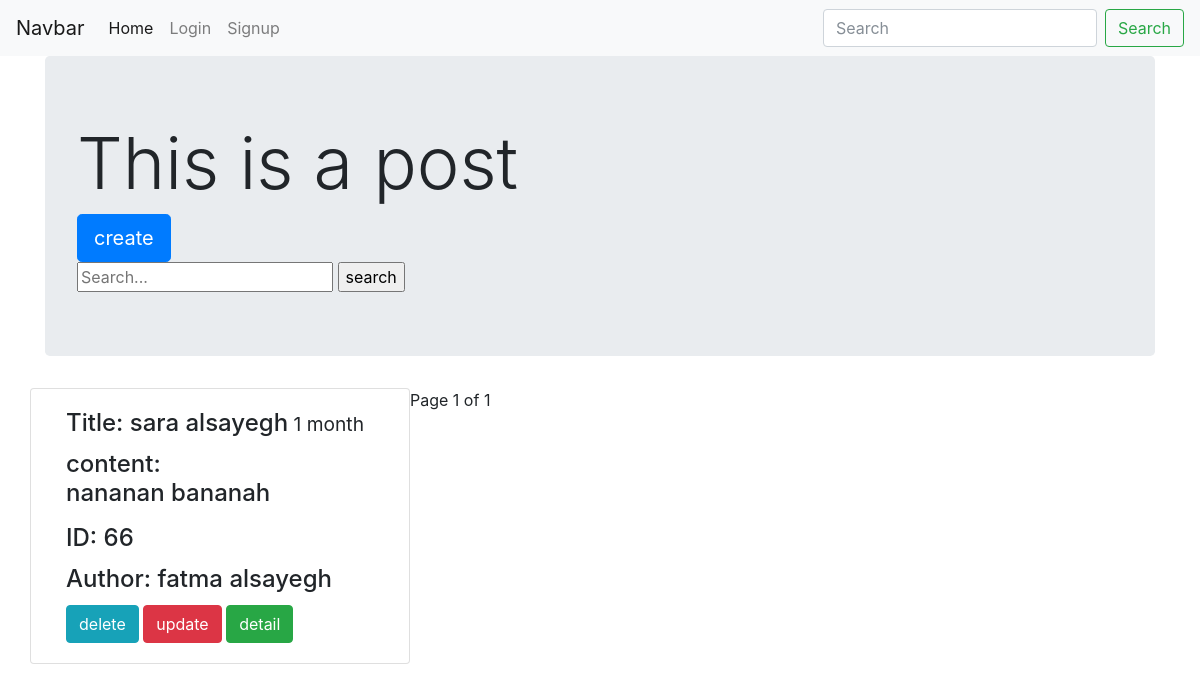
Before: /home/list/ with the older database file.
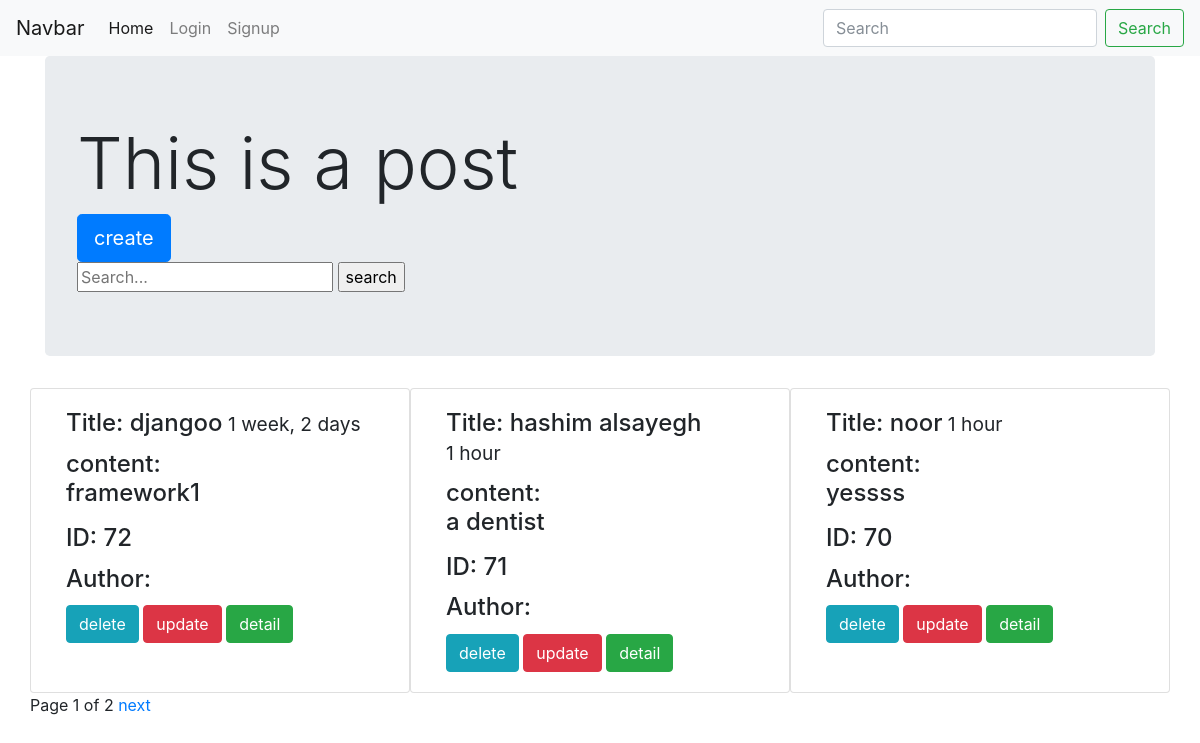
After: the same page with the newer database file.
### posta/models.py (models this page shows, shortened)
class Fatmaa(models.Model):
	title = models.CharField(max_length=122)
	author= models.ForeignKey(User, default=1)
	slug= models.SlugField(unique=True)
	content = models.TextField()
	updated = models.DateTimeField(auto_now=True)
	timestamp =models.DateTimeField(auto_now_add=True)
	img= models.ImageField(null=True, blank=True , upload_to="post_images")
	draft = models.BooleanField(default=False)
	publish_date= models.DateField()
	class Meta:
		ordering = ['title']

### posta/views.py (the view, shortened to what this page needs)
def post_list(request):
	today = timezone.now().date() #a function to display time
	if request.user.is_staff:#checks if the current user is from the stuff
		objects=Fatmaa.objects.all() #retrieve or show all the model Fatmaa objects including the draft and not published posts to the stuff user
	else:
		objects= Fatmaa.objects.filter(draft=False, publish_date__lte=today) #show only the posts with no draft or the publish posts to the normal user
	query= request.GET.get('q') #get whatever inside the GET request (q)
	paginator = Paginator(objects, 3) #Show 3 objects per page
	number = request.GET.get('page') #get the number of the page the object is located in #get whatever inside the GET request (page) #note: page is a number
	try:
		objects = paginator.page(number) #show the specific object and its specific page number
	except PageNotAnInteger:
		objects = paginator.page(1)
	except EmptyPage:
		objects = paginator.page(paginator.num_pages)
	context ={"post_items": objects, "today": today}
	return render(request, "list.html", context)

### posta/templates/list.html (shortened to what this page needs)
{% extends "base.html" %}
{% block content%}
<div class="jumbotron">
  <h1 class="display-3">This is a post</h1>
  <a class="btn btn-primary btn-lg" href="{% url 'home:create' %}" role="button">create</a>
  <form action="{%url 'home:list'%}" method ="GET">
	<input type="text" name="q" placeholder="Search..." value="{{request.GET.q}}" >
	<input type="submit" value="search">
  </form>
</div>
<div class="row">
	{% for item in post_items %}
		<div class="card col-xs-12 col-md-4" style="width: 20rem;">
			<div class="card-body">
				<h4 class="card-title">Title: {{item.title}}<small>
					{{item.publish_date|timesince}}</small>
				</h4>
				<h4 class="card-text">content: {{item.content|linebreaks|truncatechars:30}}</h4>
				<h4 class="card-title">ID: {{item.id}}</h4>
				<h4 class="card-title">Author: {{item.author.get_full_name}}</h4>
				<a href="{% url 'home:delete' post_slug=item.slug %}" class="btn btn-info">delete</a>
				<a href="{% url 'home:update' post_slug=item.slug %}" class="btn btn-danger">update</a>
				<a href="{% url 'home:detail' post_slug=item.slug %}" class="btn btn-success">detail</a>
			</div>
		</div>
		{% empty %}
			<span class=""></span>
	{% endfor %}
	<div class="pagination">
	<span class="step-links">
		<span class="current">
			Page {{ post_items.number }} of {{ post_items.paginator.num_pages }}
		</span>
		{% if post_items.has_next %}
			<a href="?page={{ post_items.next_page_number}}&q={{request.GET.q}}">next</a>
		{% endif %}
	</span>
</div>
{% endblock content %}

### posta/templates/base.html (shortened to what this page needs)
<!DOCTYPE html>
{% load static %}
<html>
<head>
	<link rel="stylesheet" href="{% static 'css/bootstrap.min.css' %}">
	<link href="https://maxcdn.bootstrapcdn.com/font-awesome/4.7.0/css/font-awesome.min.css" rel="stylesheet">
</head>
<body>
	{% include "navbar.html"%}
	<div class="container">
	{% block content%}
	{% endblock content%}
    </div>
</body>
</html>

### posta/templates/navbar.html (shortened to what this page needs)
<nav class="navbar navbar-expand-lg navbar-light bg-light">
  <a class="navbar-brand" href="#">Navbar</a>
  <div class="collapse navbar-collapse" id="navbarSupportedContent">
    <ul class="navbar-nav mr-auto">
      <li class="nav-item active">
        <a class="nav-link" href="{% url 'home:list' %}">Home <span class="sr-only">(current)</span></a>
      </li>
      {% if request.user.is_authenticated %}
      <li class="nav-item ">
        <a class="nav-link" href="{% url 'home:logout' %}">Logout</a>
      </li>
        <li class="nav-item">
          <a class="nav-link disabled">{{request.user}}</a>
      </li>
      {% else %}
      <li class="nav-item">
          <a class="nav-link" href="{% url 'home:login' %}">Login</a>
      </li>
      <li class="nav-item">
          <a class="nav-link" href="{% url 'home:signup' %}">Signup</a>
      </li>
      {% endif %}
    </ul>
    <form class="form-inline my-2 my-lg-0">
      <input name="q" class="form-control mr-sm-2" type="search" placeholder="Search" aria-label="Search" value="{{request.GET.q}}">
      <button class="btn btn-outline-success my-2 my-sm-0" type="submit">Search</button>
    </form>
  </div>
</nav>

Changed rows visible on the page:
removed Fatmaa: title "sara alsayegh", publish_date "1 month", content "nananan bananah", id "66", author.get_full_name "fatma alsayegh"
added Fatmaa: title "djangoo", publish_date "1 week, 2 days", content "framework1", id "72"
added Fatmaa: title "hashim alsayegh", publish_date "1 hour", content "a dentist", id "71"
added Fatmaa: title "noor", publish_date "1 hour", content "yessss", id "70"
Other visible differences:
{{ post_items.paginator.num_pages }}: "1" → "2"
text now shown: "next"
